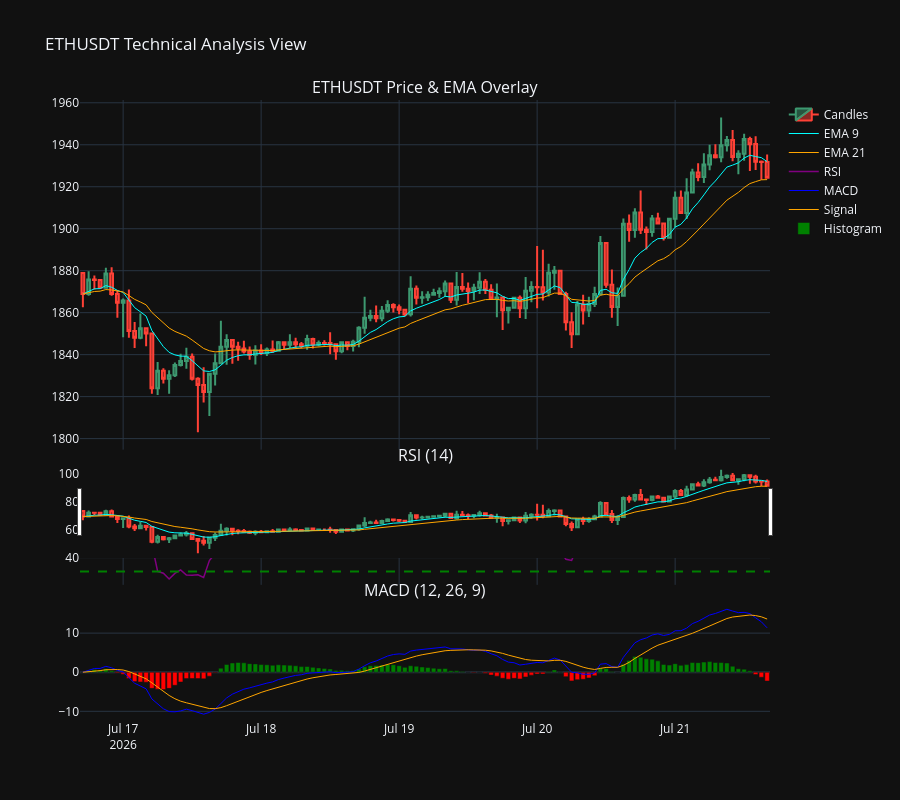

The cell this chart's notebook holds for it:
### Markdown cell above
## 2. Interactive Candlestick + RSI + MACD Subplots

### Code cell
fig = make_subplots(
    rows=3, cols=1, 
    shared_xaxes=True,
    vertical_spacing=0.03,
    row_heights=[0.6, 0.2, 0.2],
    subplot_titles=(f'{symbol} Price & EMA Overlay', 'RSI (14)', 'MACD (12, 26, 9)')
)

# Main Candlestick
fig.add_trace(go.Candlestick(
    x=df['open_time'],
    open=df['open'], high=df['high'], low=df['low'], close=df['close'],
    name='Candles'
), row=1, col=1)

# EMA 9 & EMA 21
fig.add_trace(go.Scatter(x=df['open_time'], y=df['ema_9'], name='EMA 9', line=dict(color='cyan', width=1)), row=1, col=1)
fig.add_trace(go.Scatter(x=df['open_time'], y=df['ema_21'], name='EMA 21', line=dict(color='orange', width=1)), row=1, col=1)

# RSI
fig.add_trace(go.Scatter(x=df['open_time'], y=df['rsi'], name='RSI', line=dict(color='purple', width=1.5)), row=2, col=1)
fig.add_hline(y=70, line_dash="dash", line_color="red", row=2, col=1)
fig.add_hline(y=30, line_dash="dash", line_color="green", row=2, col=1)

# MACD
fig.add_trace(go.Scatter(x=df['open_time'], y=df['macd'], name='MACD', line=dict(color='blue', width=1)), row=3, col=1)
fig.add_trace(go.Scatter(x=df['open_time'], y=df['macd_signal'], name='Signal', line=dict(color='orange', width=1)), row=3, col=1)
colors = ['green' if val >= 0 else 'red' for val in df['macd_hist']]
fig.add_trace(go.Bar(x=df['open_time'], y=df['macd_hist'], name='Histogram', marker_color=colors), row=3, col=1)

fig.update_layout(height=800, title_text=f"{symbol} Technical Analysis View", template='plotly_dark')
fig.show()
